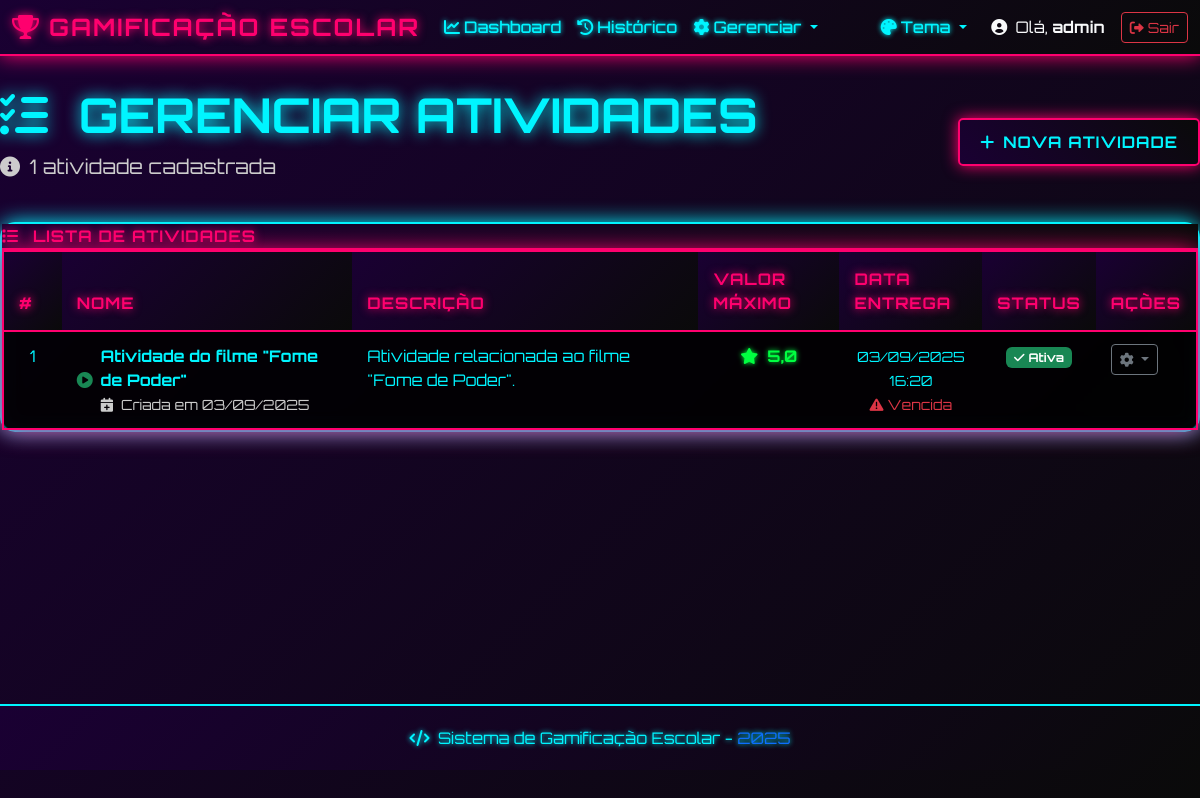
Screenshot of /atividades/ (signed in) with the database file from the repository.
### gamificacao/models.py (models this page shows, shortened)
class Atividade(models.Model):
    nome = models.CharField(max_length=200, verbose_name='Nome da Atividade')
    descricao = models.TextField(blank=True, null=True, verbose_name='Descrição')
    data_criacao = models.DateTimeField(auto_now_add=True, verbose_name='Data de Criação')
    data_entrega = models.DateTimeField(blank=True, null=True, verbose_name='Data de Entrega')
    valor_maximo = models.DecimalField(
        max_digits=4,
        decimal_places=1,
        default=10.0,
        verbose_name='Valor Máximo'
    )
    ativa = models.BooleanField(default=True, verbose_name='Ativa')
    class Meta:
        verbose_name = 'Atividade'
        verbose_name_plural = 'Atividades'
        ordering = ['-data_criacao']

### gamificacao/views.py (the view)
# urls.py: path('atividades/', views.gerenciar_atividades, name='gerenciar_atividades'),
@login_required
def gerenciar_atividades(request):
    atividades = Atividade.objects.all().order_by('-data_criacao')
    paginator = Paginator(atividades, 20)
    page_number = request.GET.get('page')
    page_obj = paginator.get_page(page_number)
    return render(request, 'gamificacao/gerenciar_atividades.html', {'page_obj': page_obj})

### templates/gamificacao/gerenciar_atividades.html (shortened to what this page needs)
{% extends 'base.html' %}
{% block content %}
<div class="container-fluid main-container">
    <div class="row mb-4">
        <div class="col-12">
            <div class="d-flex justify-content-between align-items-center">
                <div>
                    <h1 class="display-5 fw-bold" style="color: var(--cor-secondary); text-shadow: 0 0 15px var(--cor-secondary);">
                        <i class="fas fa-tasks me-3"></i>
                        GERENCIAR ATIVIDADES
                    </h1>
                    <p class="lead text-muted">
                        <i class="fas fa-info-circle me-1"></i>
                        {% if page_obj %}
                            {{ page_obj.paginator.count }} atividade{{ page_obj.paginator.count|pluralize }} cadastrada{{ page_obj.paginator.count|pluralize }}
                        {% else %}
                            Nenhuma atividade cadastrada
                        {% endif %}
                    </p>
                </div>
                <div>
                    <a href="{% url 'criar_atividade' %}" class="btn btn-cyber btn-cyber-primary">
                        <i class="fas fa-plus me-2"></i>Nova Atividade
                    </a>
                </div>
            </div>
        </div>
    </div>
    {% if page_obj.object_list %}
    <div class="row">
        <div class="col-12">
            <div class="cyber-card">
                <div class="card-header">
                    <i class="fas fa-list me-2"></i>
                    LISTA DE ATIVIDADES
                </div>
                <div class="card-body p-0">
                    <div class="table-responsive">
                        <table class="table table-dark cyber-table mb-0">
                            <thead>
                                <tr>
                                    <th width="5%">#</th>
                                    <th width="25%">Nome</th>
                                    <th width="30%">Descrição</th>
                                    <th width="12%">Valor Máximo</th>
                                    <th width="12%">Data Entrega</th>
                                    <th width="8%">Status</th>
                                    <th width="8%">Ações</th>
                                </tr>
                            </thead>
                            <tbody>
                                {% for atividade in page_obj %}
                                <tr {% if not atividade.ativa %}class="table-secondary"{% endif %}>
                                    <td class="text-center">
                                        {{ forloop.counter0|add:page_obj.start_index }}
                                    </td>
                                    <td>
                                        <div class="d-flex align-items-center">
                                            {% if atividade.ativa %}
                                                <i class="fas fa-play-circle text-success me-2"></i>
                                            {% else %}
                                                <i class="fas fa-pause-circle text-warning me-2"></i>
                                            {% endif %}
                                            <div>
                                                <strong>{{ atividade.nome }}</strong>
                                                <br>
                                                <small class="text-muted">
                                                    <i class="fas fa-calendar-plus me-1"></i>
                                                    Criada em {{ atividade.data_criacao|date:"d/m/Y" }}
                                                </small>
                                            </div>
                                        </div>
                                    </td>
                                    <td>
                                        {% if atividade.descricao %}
                                            <p class="mb-1">{{ atividade.descricao|truncatechars:60 }}</p>
                                        {% else %}
                                            <span class="text-muted">
                                                <i class="fas fa-minus me-1"></i>Sem descrição
                                            </span>
                                        {% endif %}
                                    </td>
                                    <td class="text-center">
                                        <span class="fw-bold" style="color: var(--cor-success); text-shadow: 0 0 5px var(--cor-success);">
                                            <i class="fas fa-star me-1"></i>
                                            {{ atividade.valor_maximo|floatformat:1 }}
                                        </span>
                                    </td>
                                    <td class="text-center">
                                        {% if atividade.data_entrega %}
                                            <small>
                                                {{ atividade.data_entrega|date:"d/m/Y H:i" }}
                                                <br>
                                                {% now "Y-m-d H:i" as agora %}
                                                {% if atividade.data_entrega|date:"Y-m-d H:i" < agora %}
                                                    <span class="text-danger">
                                                        <i class="fas fa-exclamation-triangle me-1"></i>Vencida
                                                    </span>
                                                {% else %}
                                                    <span class="text-success">
                                                        <i class="fas fa-clock me-1"></i>Em aberto
                                                    </span>
                                                {% endif %}
                                            </small>
                                        {% else %}
                                            <span class="text-muted">
                                                <i class="fas fa-infinity me-1"></i>Sem prazo
                                            </span>
                                        {% endif %}
                                    </td>
                                    <td class="text-center">
                                        {% if atividade.ativa %}
                                            <span class="badge bg-success">
                                                <i class="fas fa-check me-1"></i>Ativa
                                            </span>
                                        {% else %}
                                            <span class="badge bg-warning">
                                                <i class="fas fa-pause me-1"></i>Inativa
                                            </span>
                                        {% endif %}
                                    </td>
                                    <td>
                                        <div class="dropdown">
                                            <button class="btn btn-sm btn-outline-secondary dropdown-toggle" type="button" data-bs-toggle="dropdown">
                                                <i class="fas fa-cog"></i>
                                            </button>
                                        </div>
                                    </td>
                                </tr>
                                {% endfor %}
                            </tbody>
                        </table>
                    </div>
                </div>
            </div>
        </div>
    </div>
    {% endif %}
</div>
{% endblock %}

### templates/base.html (shortened to what this page needs)
<!DOCTYPE html>
<html lang="pt-br">
<head>
    <link href="https://cdn.jsdelivr.net/npm/bootstrap@5.3.0/dist/css/bootstrap.min.css" rel="stylesheet">
    <link rel="stylesheet" href="https://cdnjs.cloudflare.com/ajax/libs/font-awesome/6.0.0/css/all.min.css">
    {% load static %}
    <link rel="stylesheet" href="{% static 'css/style.css' %}">
</head>
<body>
    {% if user.is_authenticated %}
    <nav class="navbar navbar-expand-lg navbar-dark cyber-nav">
        <div class="container-fluid">
            <a class="navbar-brand fw-bold" href="{% url 'dashboard' %}">
                <i class="fas fa-trophy me-2"></i>GAMIFICAÇÃO ESCOLAR
            </a>
            <div class="collapse navbar-collapse" id="navbarNav">
                <ul class="navbar-nav me-auto">
                    <li class="nav-item">
                        <a class="nav-link {% if request.resolver_match.url_name == 'dashboard' %}active{% endif %}"
                           href="{% url 'dashboard' %}">
                            <i class="fas fa-chart-line me-1"></i>Dashboard
                        </a>
                    </li>
                    <li class="nav-item">
                        <a class="nav-link {% if request.resolver_match.url_name == 'historico_notas' %}active{% endif %}"
                           href="{% url 'historico_notas' %}">
                            <i class="fas fa-history me-1"></i>Histórico
                        </a>
                    </li>
                    <li class="nav-item dropdown">
                        <a class="nav-link dropdown-toggle" href="#" role="button" data-bs-toggle="dropdown">
                            <i class="fas fa-cog me-1"></i>Gerenciar
                        </a>
                    </li>
                </ul>
                <div class="navbar-nav me-3">
                    <div class="nav-item dropdown">
                        <a class="nav-link dropdown-toggle" href="#" id="themeDropdown" role="button"
                           data-bs-toggle="dropdown">
                            <i class="fas fa-palette me-1"></i>Tema
                        </a>
                    </div>
                </div>
                <div class="d-flex align-items-center">
                    <span class="text-light me-3">
                        <i class="fas fa-user-circle me-1"></i>
                        Olá, <strong>{{ user.first_name|default:user.username }}</strong>
                    </span>
                    <a href="{% url 'logout' %}" class="btn btn-outline-danger btn-sm">
                        <i class="fas fa-sign-out-alt me-1"></i>Sair
                    </a>
                </div>
            </div>
        </div>
    </nav>
    {% endif %}
    <main>
        {% block content %}
        {% endblock %}
    </main>
    {% if user.is_authenticated %}
    <footer class="cyber-footer mt-5">
        <div class="container-fluid">
            <div class="row">
                <div class="col-12 text-center">
                    <p class="mb-0">
                        <i class="fas fa-code me-1"></i>
                        Sistema de Gamificação Escolar -
                        <span class="text-primary">{% now "Y" %}</span>
                    </p>
                </div>
            </div>
        </div>
    </footer>
    {% endif %}
    {% load static %}
</body>
</html>

### static/css/style.css (style rules this page uses)
:root { --cor-primary: #ff006e; --cor-secondary: #00f5ff; --cor-accent: #ffff00; --cor-text: #00f5ff; --bg-primary: #1a0033; --bg-secondary: #0a0a0a; --bg-gradient: linear-gradient(135deg, #1a0033, #0a0a0a); --cor-success: #00ff41; --cor-warning: #ffff00; --cor-danger: #ff006e; --cor-info: #00f5ff; }
* { margin: 0; padding: 0; box-sizing: border-box; }
body { font-family: 'Orbitron', monospace; background: var(--bg-gradient); color: var(--cor-text); min-height: 100vh; }
.cyber-nav { background: linear-gradient(135deg, var(--bg-primary), var(--bg-secondary)) !important; border-bottom: 2px solid var(--cor-primary); box-shadow: 0 0 20px var(--cor-primary); backdrop-filter: blur(10px); }
.cyber-nav .navbar-brand { color: var(--cor-primary) !important; text-shadow: 0 0 10px var(--cor-primary); font-size: 1.5rem; letter-spacing: 2px; }
.cyber-nav .nav-link { color: var(--cor-text) !important; font-weight: 500; text-shadow: 0 0 5px var(--cor-secondary); transition: all 0.3s ease; position: relative; }
.nav-item.dropdown { z-index: 9999 !important; position: relative !important; }
.navbar { min-height: auto !important; height: auto !important; overflow: visible !important; }
.dropdown { z-index: 9999 !important; position: relative; }
.cyber-table tbody, .cyber-table tr { overflow: visible !important; }
.table-responsive { overflow: visible !important; }
.navbar { z-index: 1030 !important; position: relative !important; min-height: 56px !important; max-height: 56px !important; overflow: visible !important; }
.navbar-collapse { position: relative !important; }
.navbar-expand-lg { min-height: 56px !important; max-height: 56px !important; }
.navbar-nav { position: relative !important; min-height: auto !important; }
.navbar .dropdown { margin: 0 !important; padding: 0 !important; }
.dashboard-stats, .info-grid, .container-fluid > .row { z-index: 1 !important; position: relative; }
main, .container, .container-fluid { z-index: 1 !important; position: relative; }
.cyber-card { background: rgba(0, 0, 0, 0.5); border: 2px solid var(--cor-secondary); border-radius: 15px; box-shadow: 0 0 20px var(--cor-secondary), inset 0 0 20px rgba(0, 245, 255, 0.1); backdrop-filter: blur(10px); transition: all 0.3s ease; position: relative; z-index: 1; overflow: visible !important; }
.cyber-card .card-header { background: linear-gradient(135deg, var(--bg-primary), var(--bg-secondary)); border-bottom: 2px solid var(--cor-primary); color: var(--cor-primary); font-weight: bold; text-shadow: 0 0 10px var(--cor-primary); text-transform: uppercase; letter-spacing: 1px; overflow: visible !important; }
.cyber-table { background: rgba(0, 0, 0, 0.6); border-radius: 10px; overflow: visible !important; border: 2px solid var(--cor-primary); box-shadow: 0 0 25px var(--cor-primary); }
.cyber-table th { background: linear-gradient(135deg, var(--bg-primary), var(--bg-secondary)); color: var(--cor-primary); font-weight: bold; text-transform: uppercase; letter-spacing: 1px; text-shadow: 0 0 10px var(--cor-primary); border-bottom: 2px solid var(--cor-primary); padding: 15px; }
.cyber-table td { background: rgba(0, 0, 0, 0.3); color: var(--cor-text); border-bottom: 1px solid var(--cor-primary); padding: 12px 15px; transition: all 0.3s ease; }
.btn-cyber { background: linear-gradient(45deg, var(--bg-primary), var(--bg-secondary)); border: 2px solid var(--cor-primary); color: var(--cor-text); font-family: 'Orbitron', monospace; font-weight: bold; text-transform: uppercase; letter-spacing: 1px; padding: 10px 20px; border-radius: 5px; transition: all 0.3s ease; box-shadow: 0 0 15px var(--cor-primary), inset 0 0 15px rgba(255, 0, 110, 0.1); }
.btn-cyber-primary { border-color: var(--cor-primary); box-shadow: 0 0 15px var(--cor-primary); }
.cyber-footer { background: linear-gradient(135deg, var(--bg-primary), var(--bg-secondary)); border-top: 2px solid var(--cor-secondary); padding: 20px 0; margin-top: auto; }
.cyber-footer p { color: var(--cor-text); text-shadow: 0 0 5px var(--cor-secondary); }
.main-container { padding: 30px 0; min-height: calc(100vh - 200px); }
.text-muted { color: #cccccc !important; }

### rows the page displays
Atividade: ativa True (drawn), nome "Atividade do filme \"Fome de Poder\"", data_criacao "03/09/2025", descricao "Atividade relacionada ao filme \"Fome de Poder\".", valor_maximo "5,0", data_entrega "03/09/2025 16:20", shows "Vencida"

### other values shown
{{ user.first_name|default:user.username }} "admin"
{{ page_obj.paginator.count }} "1"
